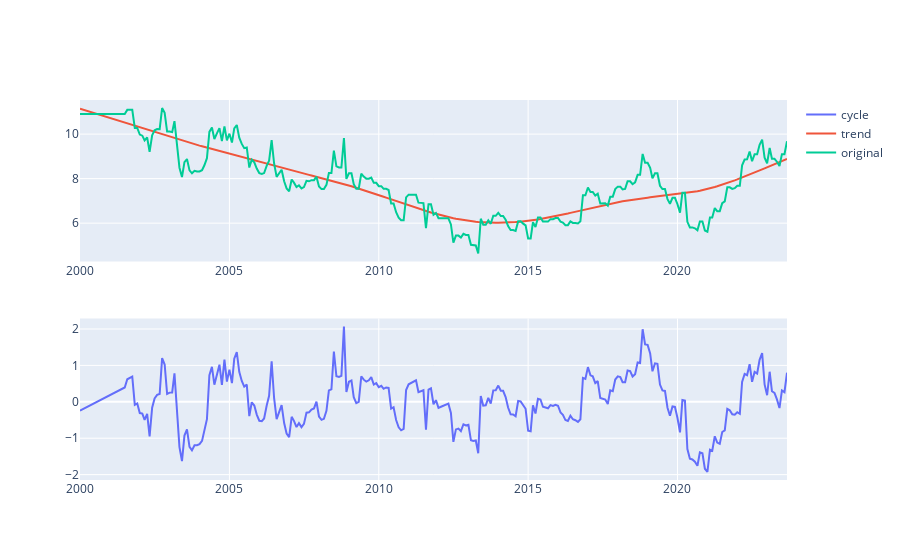

The notebook cell saved with this chart:
### Code cell
#HP filter exercise

from plotly.subplots import make_subplots

myvar = "MEX"
years = 50
short_df = df_rates[myvar].iloc[-12*years:].iloc[:-1]
myseries = short_df.fillna(method="bfill")
#A value of 1600 is suggested for quarterly data.Ravn and Uhlig suggest using a value of 6.25 (1600/4**4) 
#for annual data and 129600 (1600*3**4) for monthly data...using 1600 for some reason and working like i like it
x, y = sm.tsa.filters.hpfilter(myseries,lamb=129600)

fig = px.line()
fig = make_subplots(rows=2, cols=1)
fig.add_scatter(x=x.index, y=x, mode='lines', name='cycle',row=2,col=1)
fig.add_scatter(x=y.index, y=y, mode='lines', name='trend',row=1,col=1)
fig.add_scatter(x=myseries.index,y=myseries,name='original',row=1,col=1)

### Figure 1 — Plotly figure (JSON) as saved in the notebook; plotly's stock layout.template omitted (floating-point values rounded to 4 significant figures; data arrays with more than 128 entries replaced by an {"elided": "..."} marker saying what was removed)
{"data": [{"mode": "lines", "name": "cycle", "type": "scatter", "x": {"elided": "285 str values"}, "xaxis": "x2", "y": {"elided": "285 float values"}, "yaxis": "y2"}, {"mode": "lines", "name": "trend", "type": "scatter", "x": {"elided": "285 str values"}, "xaxis": "x", "y": {"elided": "285 float values"}, "yaxis": "y"}, {"name": "original", "type": "scatter", "x": {"elided": "285 str values"}, "xaxis": "x", "y": {"elided": "285 float values"}, "yaxis": "y"}], "layout": {"xaxis": {"anchor": "y", "domain": [0, 1]}, "xaxis2": {"anchor": "y2", "domain": [0, 1]}, "yaxis": {"anchor": "x", "domain": [0.575, 1]}, "yaxis2": {"anchor": "x2", "domain": [0, 0.425]}}}
